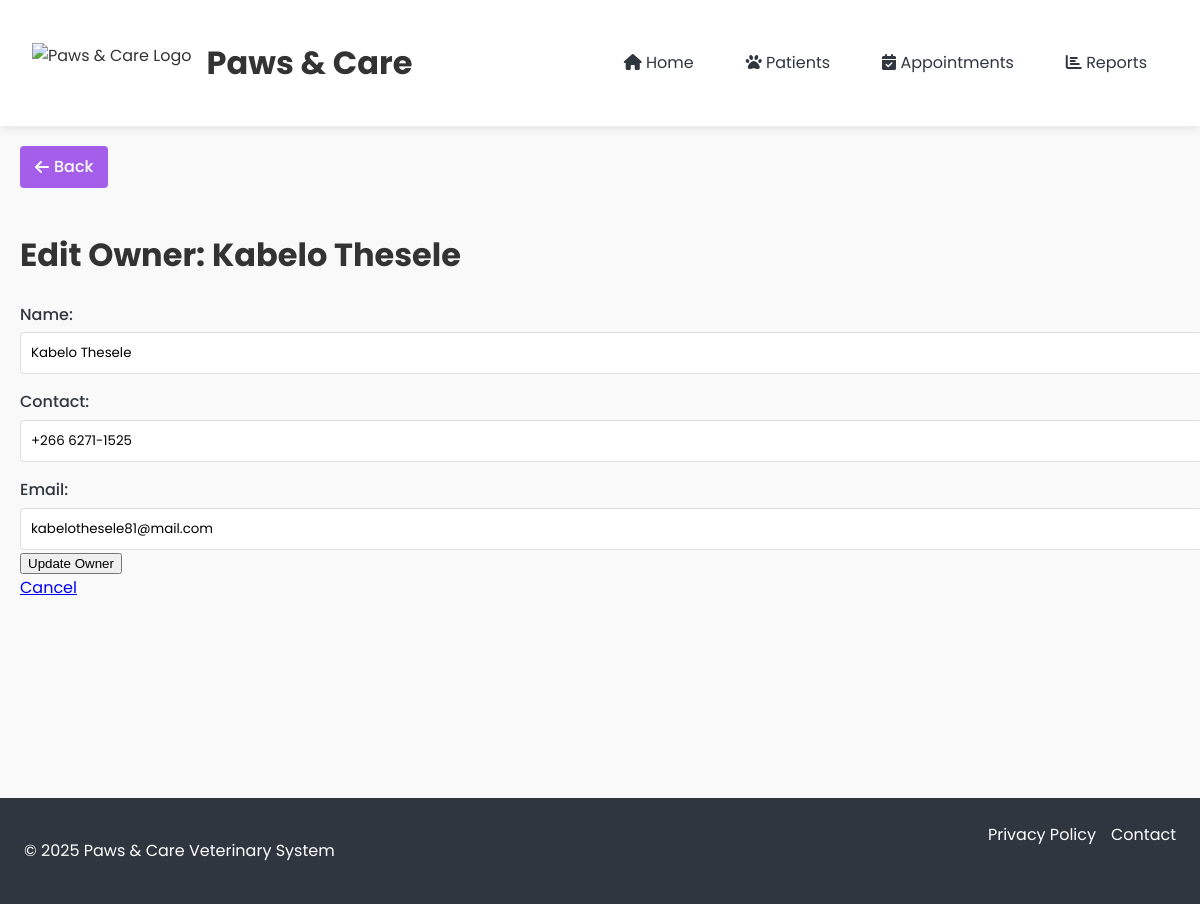
Screenshot of /owners/edit_owner.php?id=1 with the database file from the repository.
### tables this page shows
CREATE TABLE `Owners` (
  `Owner_ID` int NOT NULL AUTO_INCREMENT,
  `Name` varchar(100) NOT NULL,
  `Contact` varchar(20) NOT NULL,
  `Email` varchar(100) NOT NULL,
  PRIMARY KEY (`Owner_ID`),
  UNIQUE KEY `Email` (`Email`)
);

### owners/edit_owner.php (the view, shortened to what this page needs)
<?php
require_once '../config/db.php';
if (isset($_GET['id'])) {
    $owner_id = $_GET['id'];
    $stmt = $pdo->prepare("SELECT * FROM Owners WHERE Owner_ID = ?");
    $stmt->execute([$owner_id]);
    $owner = $stmt->fetch();
}
require_once '../includes/header.php';
?>
<!DOCTYPE html>
<html>
<head>
    <link rel="stylesheet" href="../assets/css/style.css">
</head>
<body>
    <h1>Edit Owner: <?= htmlspecialchars($owner['Name']) ?></h1>
    <form method="POST">
        <label>Name:</label>
        <input type="text" name="name" value="<?= htmlspecialchars($owner['Name']) ?>" required>
        <label>Contact:</label>
        <input type="text" name="contact" value="<?= htmlspecialchars($owner['Contact']) ?>" required>
        <label>Email:</label>
        <input type="email" name="email" value="<?= htmlspecialchars($owner['Email']) ?>" required>
        <button type="submit">Update Owner</button>
    </form>
    <a href="list_owners.php">Cancel</a>
</body>
</html>
<?php
require_once '../includes/footer.php';
?>

### assets/css/style.css (style rules this page uses)
:root { --primary: #4b7bec; --secondary: #a55eea; --light: #f5f6fa; --dark: #2f3640; --success: #20bf6b; --warning: #fa8231; --danger: #eb3b5a; }
body { font-family: 'Poppins', sans-serif; margin: 0; padding: 0; background-color: #f9f9f9; color: #333; line-height: 1.6; }
label { display: block; margin: 15px 0 5px; font-weight: 500; color: var(--dark); }
input[type="text"], input[type="number"], input[type="date"], input[type="time"], input[type="email"], select, textarea { width: 100%; padding: 10px; border: 1px solid #ddd; border-radius: 4px; font-family: 'Poppins', sans-serif; transition: border 0.3s; }

### rows the page displays
owners: Name "Kabelo Thesele", name "Kabelo Thesele", contact "+266 6271-1525", email "kabelothesele81@mail.com"
